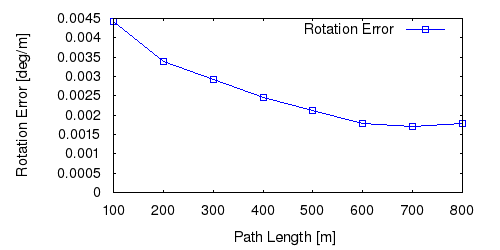

This chart was generated by the following gnuplot code:
set term postscript eps enhanced color
set output "21_rl.eps"
set size ratio 0.5
set yrange [0:*]
set xlabel "Path Length [m]"
set ylabel "Rotation Error [deg/m]"
plot "21_rl.txt" using 1:($2*57.3) title 'Rotation Error' lc rgb "#0000FF" pt 4 w linespoints
